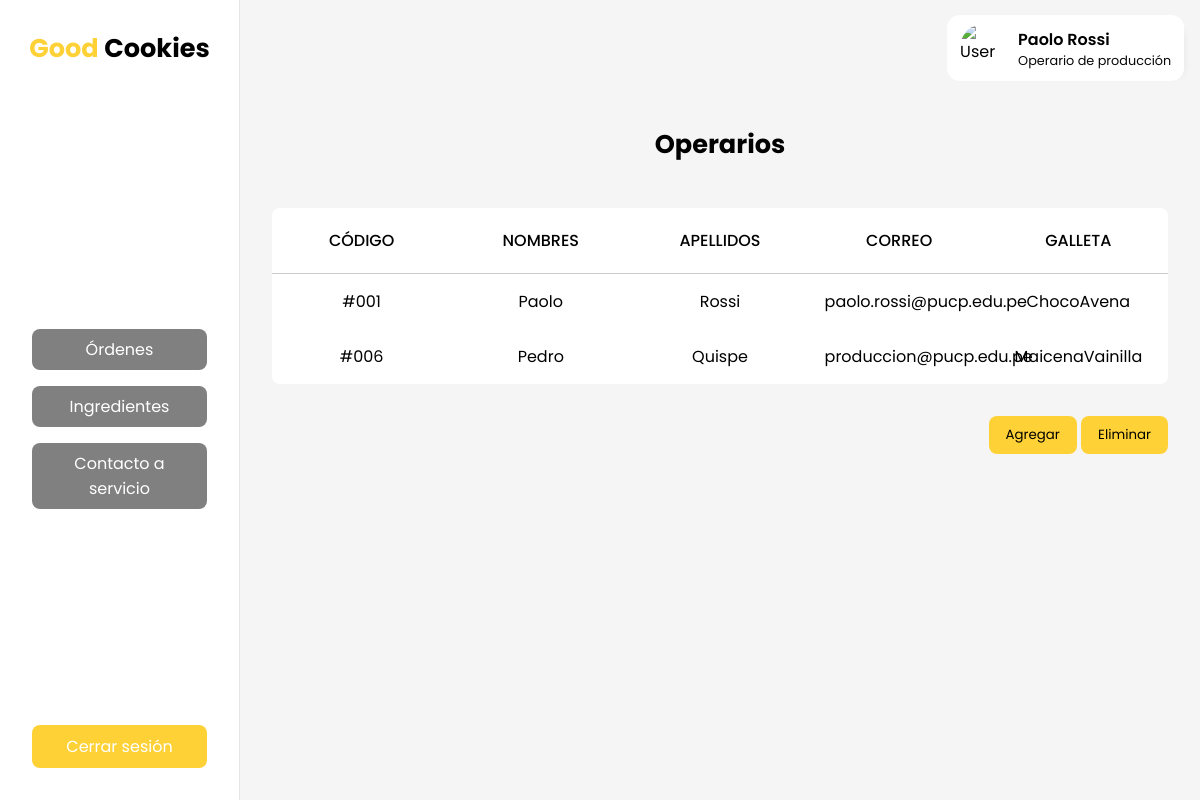
The page /operarios.php (signed in) on the database its author committed.
### tables this page shows
CREATE TABLE `menuxrol` (
  `cod` int(11) NOT NULL,
  `rol` varchar(50) NOT NULL,
  `menu` varchar(50) NOT NULL,
  `href` varchar(50) NOT NULL
);

CREATE TABLE `colaborador` (
  `cod` int(11) NOT NULL,
  `codUsuario` int(11) NOT NULL,
  `nombres` varchar(20) NOT NULL,
  `apellidos` varchar(20) NOT NULL,
  `area` varchar(20) NOT NULL,
  `rol` varchar(50) NOT NULL
);

CREATE TABLE `usuario` (
  `cod` int(11) NOT NULL,
  `email` varchar(100) NOT NULL,
  `password` varchar(6) NOT NULL
);

CREATE TABLE `producto` (
  `cod` int(11) NOT NULL,
  `nombre` varchar(50) NOT NULL,
  `unidad` varchar(50) NOT NULL,
  `image` varchar(50) NOT NULL
);

### operarios.php (called while the page is built, shortened)
<?php
  include('layouts/dashboard.php');
?>

### views/_operarios.php (the view)
<?php
    $enlace = mysqli_connect("localhost","root","","GoodCookies");
    $sentencia_operarios = "select c.cod, c.nombres, c.apellidos, u.email, p.nombre from colaborador c
                            join usuario u on c.codUsuario = u.cod
                            join productoxcolaborador pxc on c.cod = pxc.codColaborador
                            join producto p on pxc.codProducto = p.cod;";
    $resultado_operarios = mysqli_query($enlace, $sentencia_operarios);
?>
<h1>Operarios</h1>
<div class="table_and_buttons">
    <table>
        <thead>
            <tr>
                <th>Código</th>
                <th>Nombres</th>
                <th>Apellidos</th>
                <th>Correo</th>
                <th>Galleta</th>
            </tr>
        </thead>
        <tbody>
            <?php
                while ($row_operario = $resultado_operarios->fetch_row()) {
                    echo "<tr>";
                        echo "<td>#00".$row_operario[0]."</td>";
                        echo "<td>".$row_operario[1]."</td>";
                        echo "<td>".$row_operario[2]."</td>";
                        echo "<td>".$row_operario[3]."</td>";
                        echo "<td>".$row_operario[4]."</td>";
                    echo "</tr>";
                }
            ?>
        </tbody>
    </table>
    <div>
        <button>Agregar</button>
        <button>Eliminar</button>
    </div>
</div>

### layouts/dashboard.php (shortened to what this page needs)
<?php
    $rol = $_SESSION["rol"];
    $enlace = mysqli_connect("localhost","root","","GoodCookies");
    $sentencia = "select * from menuxrol where rol='$rol';";
    $resultado_menu = mysqli_query($enlace, $sentencia);
?>
<!DOCTYPE html>
<html>
  <head>
    <link rel="stylesheet" href="styles/main.css" />
    <link rel="stylesheet" href="styles/dashboard.css" />
  </head>
  <body>
    <section id="dashboard">
      <nav>
        <h1>
          <a href="index.html">
            <span>Good</span> Cookies
          </a>
        </h1>
        <menu>
          <ul>
            <?php
            $currentMenu = explode(".php", explode("/", $_SERVER['REQUEST_URI'])[1])[0];
            while ($row_menu = $resultado_menu->fetch_row()) {
                if ($row_menu[3] == $currentMenu) {
                    echo "<li class='active'><a href='$row_menu[3].php'>$row_menu[2]</a></li>";
                } else {
                    echo "<li><a href='$row_menu[3].php'>$row_menu[2]</a></li>";
                }
            }
            ?>
          </ul>
          <div class="menu-buttons">
            <a href="functions/logout.php" class="logout">Cerrar sesión</a>
          </div>
        </menu>
      </nav>
      <div class="dashboard_right">
        <header>
          <a href="perfil.php">
            <div class="user_profile_card">
              <img
                src="https://res.cloudinary.com/paolorossi/image/upload/v1652998240/spotiparty/user_placeholder_zpoic6.png"
                alt="User Image"
                width="50"
                height="50"
              />
              <div>
                <?php
                    echo "<p>".$_SESSION["displayName"]."</p>";
                    echo "<span>".$_SESSION["rol"]."</span>";
                ?>
              </div>
            </div>
          </a>
        </header>
        <main><?php include($childView); ?></main>
      </div>
    </section>
  </body>
</html>

### styles/main.css (style rules this page uses)
:root { --primary: #fed136; --secondary: #ce793c; }
* { margin: 0; padding: 0; box-sizing: border-box; font-family: 'Poppins', sans-serif; }
button { cursor: pointer; padding: 0.5rem 1rem; border-radius: 0.5rem; border: 1px solid transparent; background-color: var(--primary); }
a { color: #000; text-decoration: none; }
ul { list-style: none; }
table { width: 100%; table-layout: fixed; border-radius: 0.5rem; border-collapse: collapse; background-color: white; }
th { padding: 20px 15px; text-align: center; font-weight: 500; text-transform: uppercase; border-bottom: solid 1px #ccc; }
td { padding: 15px; text-align: center; vertical-align: middle; }
.table_and_buttons { gap: 2rem; display: flex; flex-direction: column; align-items: end; margin: 1rem 0; }

### styles/dashboard.css (style rules this page uses)
#dashboard { display: flex; flex-direction: row; height: 100vh; }
#dashboard nav { display: flex; flex-direction: column; width: 20%; min-width: 240px; max-width: 320px; background-color: white; border-right: rgba(0, 0, 0, 0.1) 1px solid; }
#dashboard menu { flex: 1; gap: 1rem; padding: 2rem; display: flex; flex-direction: column; }
#dashboard menu ul { flex: 1; display: flex; flex-direction: column; justify-content: center; gap: 1rem; }
#dashboard menu li { display: flex; cursor: pointer; text-align: center; border-radius: 0.5rem; background-color: gray; }
#dashboard menu li a { width: 100%; color: white; padding: 0.5rem 1rem; }
#dashboard header { height: 6rem; background-color: whitesmoke; display: flex; justify-content: end; align-items: center; padding: 0 1rem; }
#dashboard main { flex: 1; display: flex; flex-direction: column; padding: 0 2rem; background-color: whitesmoke; }
#dashboard h1 { text-align: center; font-size: 1.6rem; font-weight: 700; height: 6rem; display: flex; align-items: center; justify-content: center; }
#dashboard h1 span { color: var(--primary); }
.dashboard_right { flex: 1; display: flex; flex-direction: column; }
.menu-buttons { display: flex; flex-direction: column; gap: 1rem; }
.logout { padding: 0.5rem 1rem; border-radius: 0.5rem; border: 1px solid transparent; background-color: var(--primary); color: white; text-align: center; }
.user_profile_card { display: flex; align-items: center; justify-content: center; padding: 0.5rem 0.8rem; border-radius: 0.8rem; background-color: white; box-shadow: 10px 5px 10px -12px rgba(0, 0, 0, 0.1); }
.user_profile_card div { display: flex; flex-direction: column; }
.user_profile_card img { border-radius: 50%; margin-right: 0.5rem; }
.user_profile_card p { font-weight: 600; }
.user_profile_card span { color: #080808; font-size: 0.8rem; }

### rows shown on the page
menuxrol: menu "Órdenes"
menuxrol: menu "Ingredientes"
menuxrol: menu "Contacto a servicio"
colaborador: cod "1", nombres "Paolo", apellidos "Rossi", usuario.email "paolo.rossi@pucp.edu.pe", producto.nombre "ChocoAvena"
colaborador: cod "6", nombres "Pedro", apellidos "Quispe", usuario.email "produccion@pucp.edu.pe", producto.nombre "MaicenaVainilla"

### other values the page prints
$_SESSION["displayName"] "Paolo Rossi"
$_SESSION["rol"] "Operario de producción"
